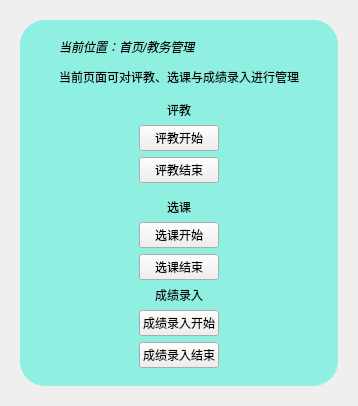
     <widget class="QWidget" name="AManagementP">
      <layout class="QGridLayout" name="gridLayout_6">
       <item row="0" column="0">
        <widget class="QWidget" name="widget" native="true">
         <layout class="QHBoxLayout" name="horizontalLayout">
          <item alignment="Qt::AlignHCenter|Qt::AlignVCenter">
           <widget class="QWidget" name="widget_4" native="true">
            <property name="styleSheet">
             <string notr="true">#widget_4{

	background-color: rgba(104, 240, 220,180);
border-radius:25px;
}</string>
            </property>
            <layout class="QVBoxLayout" name="verticalLayout_8">
             <item alignment="Qt::AlignHCenter">
              <widget class="QWidget" name="widget_3" native="true">
               <layout class="QVBoxLayout" name="verticalLayout_7">
                <property name="leftMargin">
                 <number>30</number>
                </property>
                <property name="rightMargin">
                 <number>30</number>
                </property>
                <item>
                 <widget class="QLabel" name="label_33">
                  <property name="text">
                   <string>&lt;html&gt;&lt;head/&gt;&lt;body&gt;&lt;p&gt;&lt;span style=&quot; font-style:italic;&quot;&gt;当前位置：首页/教务管理&lt;/span&gt;&lt;/p&gt;&lt;p&gt;当前页面可对评教、选课与成绩录入进行管理&lt;/p&gt;&lt;/body&gt;&lt;/html&gt;</string>
                  </property>
                 </widget>
                </item>
                <item>
                 <widget class="QWidget" name="widget_2" native="true">
                  <layout class="QVBoxLayout" name="verticalLayout">
                   <item alignment="Qt::AlignHCenter">
                    <widget class="QLabel" name="label_3">
                     <property name="text">
                      <string>评教</string>
                     </property>
                    </widget>
                   </item>
                   <item alignment="Qt::AlignHCenter">
                    <widget class="QPushButton" name="Start_pushButton">
                     <property name="text">
                      <string>评教开始</string>
                     </property>
                    </widget>
                   </item>
                   <item alignment="Qt::AlignHCenter">
                    <widget class="QPushButton" name="close_pushButton">
                     <property name="text">
                      <string>评教结束</string>
                     </property>
                    </widget>
                   </item>
                  </layout>
                 </widget>
                </item>
                <item alignment="Qt::AlignHCenter">
                 <widget class="QLabel" name="label_7">
                  <property name="text">
                   <string>选课</string>
                  </property>
                 </widget>
                </item>
                <item alignment="Qt::AlignHCenter">
                 <widget class="QPushButton" name="pushButton_11">
                  <property name="text">
                   <string>选课开始</string>
                  </property>
                 </widget>
                </item>
                <item alignment="Qt::AlignHCenter">
                 <widget class="QPushButton" name="pushButton_12">
                  <property name="text">
                   <string>选课结束</string>
                  </property>
                 </widget>
                </item>
                <item alignment="Qt::AlignHCenter">
                 <widget class="QLabel" name="label_21">
                  <property name="text">
                   <string>成绩录入</string>
                  </property>
                 </widget>
                </item>
                <item alignment="Qt::AlignHCenter">
                 <widget class="QPushButton" name="ScoreB_pushButton">
                  <property name="text">
                   <string>成绩录入开始</string>
                  </property>
                 </widget>
                </item>
                <item alignment="Qt::AlignHCenter">
                 <widget class="QPushButton" name="ScoreC_pushButton">
                  <property name="text">
                   <string>成绩录入结束</string>
                  </property>
                 </widget>
                </item>
               </layout>
              </widget>
             </item>
            </layout>
           </widget>
          </item>
         </layout>
        </widget>
       </item>
      </layout>
     </widget>
